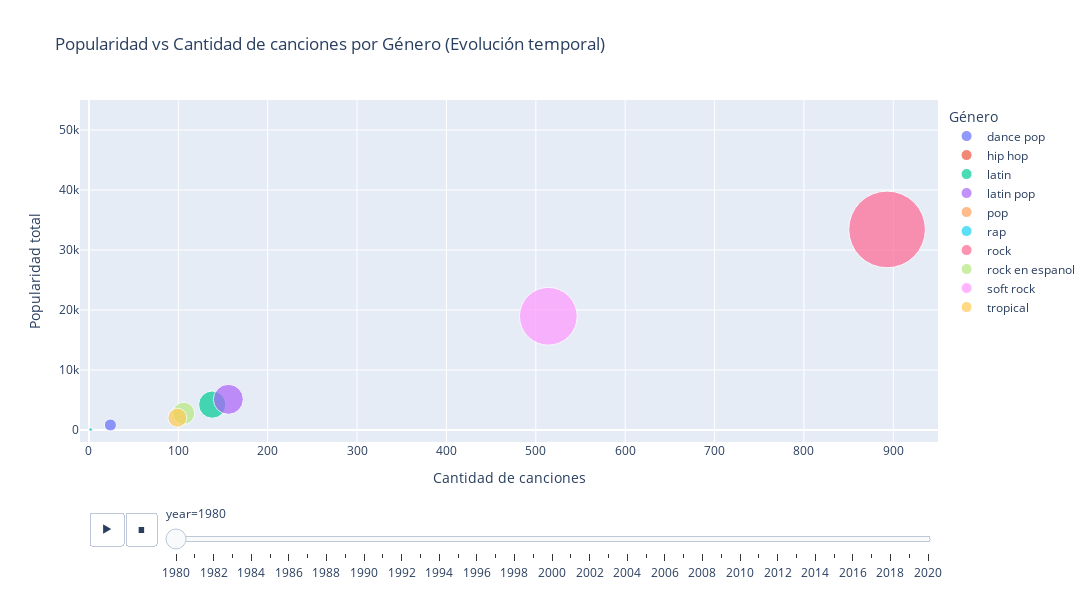

The notebook cell this image was saved under:
### Code cell
# Crear gráfico animado
fig = px.scatter(
    genre_year_stats,
    x='track_count', y='popularity_sum',
    color='genres', animation_frame='year',
    size='popularity_sum', size_max=65,
    hover_data=['genres', 'track_count', 'popularity_sum'],
    title='Popularidad vs Cantidad de canciones por Género (Evolución temporal)',
    labels={
        'track_count': 'Cantidad de canciones',
        'popularity_sum': 'Popularidad total',
        'genres': 'Género'
    },
    range_x = [-10, 950],
    range_y = [-2000, 55000],
)

fig.update_layout(
    width=1300, height=600, showlegend=True,
    legend=dict(
        yanchor="top", y=0.99,
        xanchor="left", x=1.01
    )
)

fig.show()

### Figure 1 — Plotly figure (JSON) as saved in the notebook; plotly's stock layout.template omitted (floating-point values rounded to 4 significant figures)
{"data": [{"customdata": [["dance pop"]], "hovertemplate": "Género=%{customdata[0]}<br>year=1980<br>Cantidad de canciones=%{x}<br>Popularidad total=%{marker.size}<extra></extra>", "legendgroup": "dance pop", "marker": {"color": "#636efa", "size": [831], "sizemode": "area", "sizeref": 11.37, "symbol": "circle"}, "mode": "markers", "name": "dance pop", "orientation": "v", "showlegend": true, "type": "scatter", "x": [24], "xaxis": "x", "y": [831], "yaxis": "y"}, {"customdata": [["hip hop"]], "hovertemplate": "Género=%{customdata[0]}<br>year=1980<br>Cantidad de canciones=%{x}<br>Popularidad total=%{marker.size}<extra></extra>", "legendgroup": "hip hop", "marker": {"color": "#EF553B", "size": [78], "sizemode": "area", "sizeref": 11.37, "symbol": "circle"}, "mode": "markers", "name": "hip hop", "orientation": "v", "showlegend": true, "type": "scatter", "x": [2], "xaxis": "x", "y": [78], "yaxis": "y"}, {"customdata": [["latin"]], "hovertemplate": "Género=%{customdata[0]}<br>year=1980<br>Cantidad de canciones=%{x}<br>Popularidad total=%{marker.size}<extra></extra>", "legendgroup": "latin", "marker": {"color": "#00cc96", "size": [4232], "sizemode": "area", "sizeref": 11.37, "symbol": "circle"}, "mode": "markers", "name": "latin", "orientation": "v", "showlegend": true, "type": "scatter", "x": [138], "xaxis": "x", "y": [4232], "yaxis": "y"}, {"customdata": [["latin pop"]], "hovertemplate": "Género=%{customdata[0]}<br>year=1980<br>Cantidad de canciones=%{x}<br>Popularidad total=%{marker.size}<extra></extra>", "legendgroup": "latin pop", "marker": {"color": "#ab63fa", "size": [5112], "sizemode": "area", "sizeref": 11.37, "symbol": "circle"}, "mode": "markers", "name": "latin pop", "orientation": "v", "showlegend": true, "type": "scatter", "x": [156], "xaxis": "x", "y": [5112], "yaxis": "y"}, {"customdata": [["pop"]], "hovertemplate": "Género=%{customdata[0]}<br>year=1980<br>Cantidad de canciones=%{x}<br>Popularidad total=%{marker.size}<extra></extra>", "legendgroup": "pop", "marker": {"color": "#FFA15A", "size": [31], "sizemode": "area", "sizeref": 11.37, "symbol": "circle"}, "mode": "markers", "name": "pop", "orientation": "v", "showlegend": true, "type": "scatter", "x": [1], "xaxis": "x", "y": [31], "yaxis": "y"}, {"customdata": [["rap"]], "hovertemplate": "Género=%{customdata[0]}<br>year=1980<br>Cantidad de canciones=%{x}<br>Popularidad total=%{marker.size}<extra></extra>", "legendgroup": "rap", "marker": {"color": "#19d3f3", "size": [78], "sizemode": "area", "sizeref": 11.37, "symbol": "circle"}, "mode": "markers", "name": "rap", "orientation": "v", "showlegend": true, "type": "scatter", "x": [2], "xaxis": "x", "y": [78], "yaxis": "y"}, {"customdata": [["rock"]], "hovertemplate": "Género=%{customdata[0]}<br>year=1980<br>Cantidad de canciones=%{x}<br>Popularidad total=%{marker.size}<extra></extra>", "legendgroup": "rock", "marker": {"color": "#FF6692", "size": [33427], "sizemode": "area", "sizeref": 11.37, "symbol": "circle"}, "mode": "markers", "name": "rock", "orientation": "v", "showlegend": true, "type": "scatter", "x": [893], "xaxis": "x", "y": [33427], "yaxis": "y"}, {"customdata": [["rock en espanol"]], "hovertemplate": "Género=%{customdata[0]}<br>year=1980<br>Cantidad de canciones=%{x}<br>Popularidad total=%{marker.size}<extra></extra>", "legendgroup": "rock en espanol", "marker": {"color": "#B6E880", "size": [2786], "sizemode": "area", "sizeref": 11.37, "symbol": "circle"}, "mode": "markers", "name": "rock en espanol", "orientation": "v", "showlegend": true, "type": "scatter", "x": [106], "xaxis": "x", "y": [2786], "yaxis": "y"}, {"customdata": [["soft rock"]], "hovertemplate": "Género=%{customdata[0]}<br>year=1980<br>Cantidad de canciones=%{x}<br>Popularidad total=%{marker.size}<extra></extra>", "legendgroup": "soft rock", "marker": {"color": "#FF97FF", "size": [18952], "sizemode": "area", "sizeref": 11.37, "symbol": "circle"}, "mode": "markers", "name": "soft rock", "orientation": "v", "showlegend": true, "type": "scatter", "x": [514], "xaxis": "x", "y": [18952], "yaxis": "y"}, {"customdata": [["tropical"]], "hovertemplate": "Género=%{customdata[0]}<br>year=1980<br>Cantidad de canciones=%{x}<br>Popularidad total=%{marker.size}<extra></extra>", "legendgroup": "tropical", "marker": {"color": "#FECB52", "size": [2045], "sizemode": "area", "sizeref": 11.37, "symbol": "circle"}, "mode": "markers", "name": "tropical", "orientation": "v", "showlegend": true, "type": "scatter", "x": [99], "xaxis": "x", "y": [2045], "yaxis": "y"}], "layout": {"height": 600, "legend": {"itemsizing": "constant", "title": {"text": "Género"}, "tracegroupgap": 0, "x": 1.01, "xanchor": "left", "y": 0.99, "yanchor": "top"}, "showlegend": true, "sliders": [{"active": 0, "currentvalue": {"prefix": "year="}, "len": 0.9, "pad": {"b": 10, "t": 60}, "steps": [{"args": [["1980"], {"frame": {"duration": 0, "redraw": false}, "fromcurrent": true, "mode": "immediate", "transition": {"duration": 0, "easing": "linear"}}], "label": "1980", "method": "animate"}, {"args": [["1981"], {"frame": {"duration": 0, "redraw": false}, "fromcurrent": true, "mode": "immediate", "transition": {"duration": 0, "easing": "linear"}}], "label": "1981", "method": "animate"}, {"args": [["1982"], {"frame": {"duration": 0, "redraw": false}, "fromcurrent": true, "mode": "immediate", "transition": {"duration": 0, "easing": "linear"}}], "label": "1982", "method": "animate"}, {"args": [["1983"], {"frame": {"duration": 0, "redraw": false}, "fromcurrent": true, "mode": "immediate", "transition": {"duration": 0, "easing": "linear"}}], "label": "1983", "method": "animate"}, {"args": [["1984"], {"frame": {"duration": 0, "redraw": false}, "fromcurrent": true, "mode": "immediate", "transition": {"duration": 0, "easing": "linear"}}], "label": "1984", "method": "animate"}, {"args": [["1985"], {"frame": {"duration": 0, "redraw": false}, "fromcurrent": true, "mode": "immediate", "transition": {"duration": 0, "easing": "linear"}}], "label": "1985", "method": "animate"}, {"args": [["1986"], {"frame": {"duration": 0, "redraw": false}, "fromcurrent": true, "mode": "immediate", "transition": {"duration": 0, "easing": "linear"}}], "label": "1986", "method": "animate"}, {"args": [["1987"], {"frame": {"duration": 0, "redraw": false}, "fromcurrent": true, "mode": "immediate", "transition": {"duration": 0, "easing": "linear"}}], "label": "1987", "method": "animate"}, {"args": [["1988"], {"frame": {"duration": 0, "redraw": false}, "fromcurrent": true, "mode": "immediate", "transition": {"duration": 0, "easing": "linear"}}], "label": "1988", "method": "animate"}, {"args": [["1989"], {"frame": {"duration": 0, "redraw": false}, "fromcurrent": true, "mode": "immediate", "transition": {"duration": 0, "easing": "linear"}}], "label": "1989", "method": "animate"}, {"args": [["1990"], {"frame": {"duration": 0, "redraw": false}, "fromcurrent": true, "mode": "immediate", "transition": {"duration": 0, "easing": "linear"}}], "label": "1990", "method": "animate"}, {"args": [["1991"], {"frame": {"duration": 0, "redraw": false}, "fromcurrent": true, "mode": "immediate", "transition": {"duration": 0, "easing": "linear"}}], "label": "1991", "method": "animate"}, {"args": [["1992"], {"frame": {"duration": 0, "redraw": false}, "fromcurrent": true, "mode": "immediate", "transition": {"duration": 0, "easing": "linear"}}], "label": "1992", "method": "animate"}, {"args": [["1993"], {"frame": {"duration": 0, "redraw": false}, "fromcurrent": true, "mode": "immediate", "transition": {"duration": 0, "easing": "linear"}}], "label": "1993", "method": "animate"}, {"args": [["1994"], {"frame": {"duration": 0, "redraw": false}, "fromcurrent": true, "mode": "immediate", "transition": {"duration": 0, "easing": "linear"}}], "label": "1994", "method": "animate"}, {"args": [["1995"], {"frame": {"duration": 0, "redraw": false}, "fromcurrent": true, "mode": "immediate", "transition": {"duration": 0, "easing": "linear"}}], "label": "1995", "method": "animate"}, {"args": [["1996"], {"frame": {"duration": 0, "redraw": false}, "fromcurrent": true, "mode": "immediate", "transition": {"duration": 0, "easing": "linear"}}], "label": "1996", "method": "animate"}, {"args": [["1997"], {"frame": {"duration": 0, "redraw": false}, "fromcurrent": true, "mode": "immediate", "transition": {"duration": 0, "easing": "linear"}}], "label": "1997", "method": "animate"}, {"args": [["1998"], {"frame": {"duration": 0, "redraw": false}, "fromcurrent": true, "mode": "immediate", "transition": {"duration": 0, "easing": "linear"}}], "label": "1998", "method": "animate"}, {"args": [["1999"], {"frame": {"duration": 0, "redraw": false}, "fromcurrent": true, "mode": "immediate", "transition": {"duration": 0, "easing": "linear"}}], "label": "1999", "method": "animate"}, {"args": [["2000"], {"frame": {"duration": 0, "redraw": false}, "fromcurrent": true, "mode": "immediate", "transition": {"duration": 0, "easing": "linear"}}], "label": "2000", "method": "animate"}, {"args": [["2001"], {"frame": {"duration": 0, "redraw": false}, "fromcurrent": true, "mode": "immediate", "transition": {"duration": 0, "easing": "linear"}}], "label": "2001", "method": "animate"}, {"args": [["2002"], {"frame": {"duration": 0, "redraw": false}, "fromcurrent": true, "mode": "immediate", "transition": {"duration": 0, "easing": "linear"}}], "label": "2002", "method": "animate"}, {"args": [["2003"], {"frame": {"duration": 0, "redraw": false}, "fromcurrent": true, "mode": "immediate", "transition": {"duration": 0, "easing": "linear"}}], "label": "2003", "method": "animate"}, {"args": [["2004"], {"frame": {"duration": 0, "redraw": false}, "fromcurrent": true, "mode": "immediate", "transition": {"duration": 0, "easing": "linear"}}], "label": "2004", "method": "animate"}, {"args": [["2005"], {"frame": {"duration": 0, "redraw": false}, "fromcurrent": true, "mode": "immediate", "transition": {"duration": 0, "easing": "linear"}}], "label": "2005", "method": "animate"}, {"args": [["2006"], {"frame": {"duration": 0, "redraw": false}, "fromcurrent": true, "mode": "immediate", "transition": {"duration": 0, "easing": "linear"}}], "label": "2006", "method": "animate"}, {"args": [["2007"], {"frame": {"duration": 0, "redraw": false}, "fromcurrent": true, "mode": "immediate", "transition": {"duration": 0, "easing": "linear"}}], "label": "2007", "method": "animate"}, {"args": [["2008"], {"frame": {"duration": 0, "redraw": false}, "fromcurrent": true, "mode": "immediate", "transition": {"duration": 0, "easing": "linear"}}], "label": "2008", "method": "animate"}, {"args": [["2009"], {"frame": {"duration": 0, "redraw": false}, "fromcurrent": true, "mode": "immediate", "transition": {"duration": 0, "easing": "linear"}}], "label": "2009", "method": "animate"}, {"args": [["2010"], {"frame": {"duration": 0, "redraw": false}, "fromcurrent": true, "mode": "immediate", "transition": {"duration": 0, "easing": "linear"}}], "label": "2010", "method": "animate"}, {"args": [["2011"], {"frame": {"duration": 0, "redraw": false}, "fromcurrent": true, "mode": "immediate", "transition": {"duration": 0, "easing": "linear"}}], "label": "2011", "method": "animate"}, {"args": [["2012"], {"frame": {"duration": 0, "redraw": false}, "fromcurrent": true, "mode": "immediate", "transition": {"duration": 0, "easing": "linear"}}], "label": "2012", "method": "animate"}, {"args": [["2013"], {"frame": {"duration": 0, "redraw": false}, "fromcurrent": true, "mode": "immediate", "transition": {"duration": 0, "easing": "linear"}}], "label": "2013", "method": "animate"}, {"args": [["2014"], {"frame": {"duration": 0, "redraw": false}, "fromcurrent": true, "mode": "immediate", "transition": {"duration": 0, "easing": "linear"}}], "label": "2014", "method": "animate"}, {"args": [["2015"], {"frame": {"duration": 0, "redraw": false}, "fromcurrent": true, "mode": "immediate", "transition": {"duration": 0, "easing": "linear"}}], "label": "2015", "method": "animate"}, {"args": [["2016"], {"frame": {"duration": 0, "redraw": false}, "fromcurrent": true, "mode": "immediate", "transition": {"duration": 0, "easing": "linear"}}], "label": "2016", "method": "animate"}, {"args": [["2017"], {"frame": {"duration": 0, "redraw": false}, "fromcurrent": true, "mode": "immediate", "transition": {"duration": 0, "easing": "linear"}}], "label": "2017", "method": "animate"}, {"args": [["2018"], {"frame": {"duration": 0, "redraw": false}, "fromcurrent": true, "mode": "immediate", "transition": {"duration": 0, "easing": "linear"}}], "label": "2018", "method": "animate"}, {"args": [["2019"], {"frame": {"duration": 0, "redraw": false}, "fromcurrent": true, "mode": "immediate", "transition": {"duration": 0, "easing": "linear"}}], "label": "2019", "method": "animate"}, {"args": [["2020"], {"frame": {"duration": 0, "redraw": false}, "fromcurrent": true, "mode": "immediate", "transition": {"duration": 0, "easing": "linear"}}], "label": "2020", "method": "animate"}], "x": 0.1, "xanchor": "left", "y": 0, "yanchor": "top"}], "title": {"text": "Popularidad vs Cantidad de canciones por Género (Evolución temporal)"}, "updatemenus": [{"buttons": [{"args": [null, {"frame": {"duration": 500, "redraw": false}, "fromcurrent": true, "mode": "immediate", "transition": {"duration": 500, "easing": "linear"}}], "label": "&#9654;", "method": "animate"}, {"args": [[null], {"frame": {"duration": 0, "redraw": false}, "fromcurrent": true, "mode": "immediate", "transition": {"duration": 0, "easing": "linear"}}], "label": "&#9724;", "method": "animate"}], "direction": "left", "pad": {"r": 10, "t": 70}, "showactive": false, "type": "buttons", "x": 0.1, "xanchor": "right", "y": 0, "yanchor": "top"}], "width": 1300, "xaxis": {"anchor": "y", "domain": [0, 1], "range": [-10, 950], "title": {"text": "Cantidad de canciones"}}, "yaxis": {"anchor": "x", "domain": [0, 1], "range": [-2000, 55000], "title": {"text": "Popularidad total"}}}}
